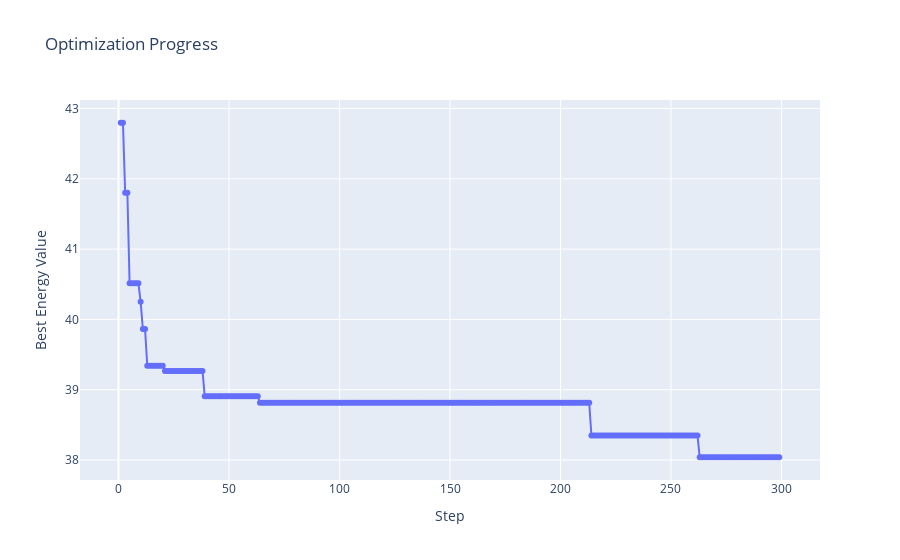

Notebook code for this chart:
### Code cell
ces.draw_energy_plot()

### Figure 1 — Plotly figure (JSON) as saved in the notebook; plotly's stock layout.template omitted (floating-point values rounded to 4 significant figures; data arrays with more than 128 entries replaced by an {"elided": "..."} marker saying what was removed)
{"data": [{"hovertemplate": "Step=%{x}<br>Best Energy Value=%{y}<extra></extra>", "legendgroup": "", "line": {"color": "#636efa", "dash": "solid", "shape": "linear"}, "marker": {"symbol": "circle"}, "mode": "lines+markers", "name": "", "orientation": "v", "showlegend": false, "type": "scatter", "x": {"elided": "299 int values"}, "xaxis": "x", "y": {"elided": "299 float values"}, "yaxis": "y"}], "layout": {"legend": {"tracegroupgap": 0}, "title": {"text": "Optimization Progress"}, "xaxis": {"anchor": "y", "domain": [0, 1], "title": {"text": "Step"}}, "yaxis": {"anchor": "x", "domain": [0, 1], "title": {"text": "Best Energy Value"}}}}
